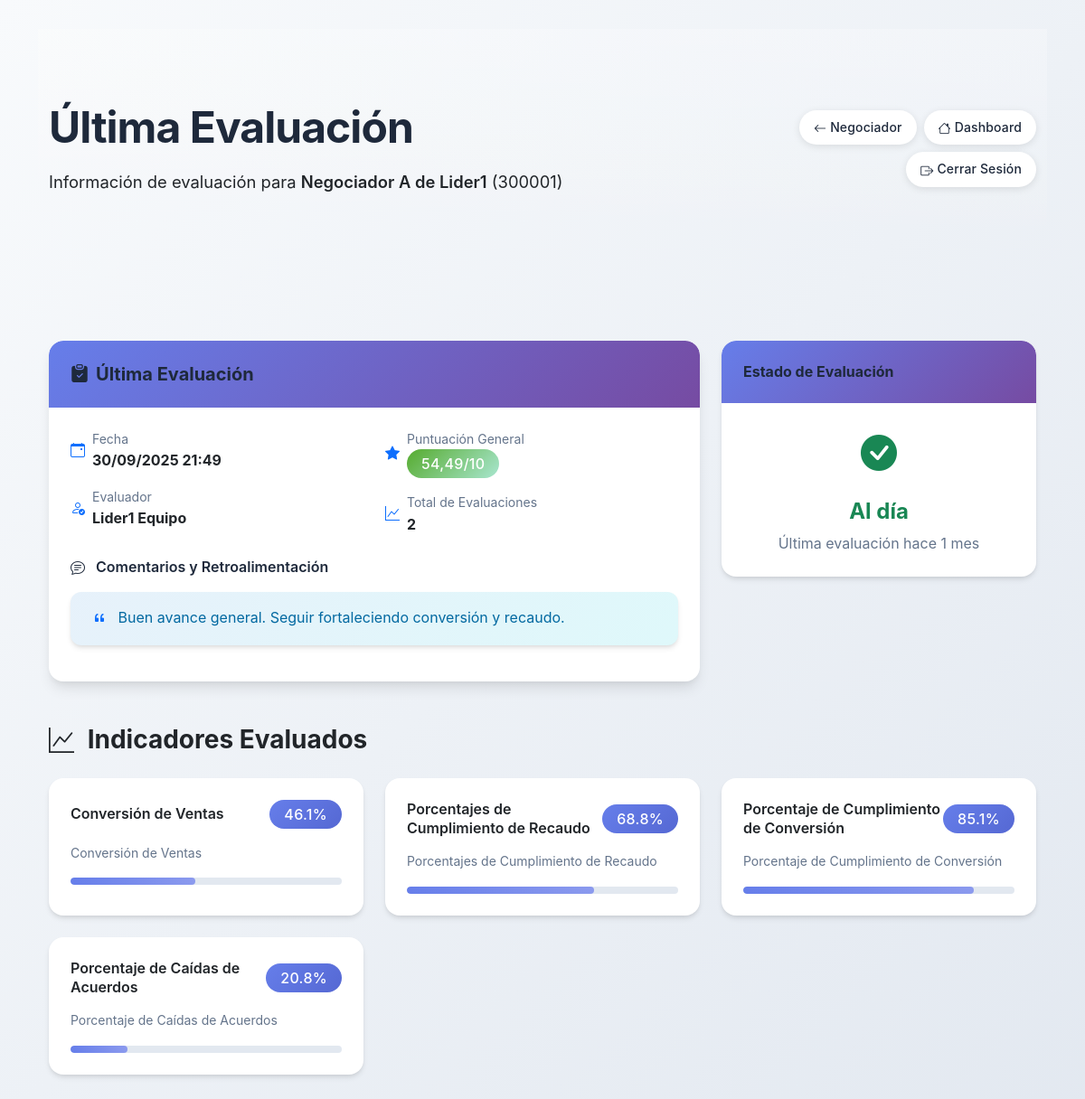
Screenshot of /negotiator/300001/last-evaluation/ (signed in) with the database file from the repository.
### accounts/models.py (models this page shows, shortened)
class Negotiator(models.Model):
    leader = models.ForeignKey(
        User,
        on_delete=models.CASCADE,
        related_name='negotiators',
        limit_choices_to={'role': 'lider'}
    )
    name = models.CharField(max_length=255)
    cedula = models.CharField(max_length=12, unique=True)
    @property
    def get_evaluation_status(self):
        last_evaluation = self.evaluations.order_by('-date').first()
        if not last_evaluation:
            return "Pendiente"
        six_months_ago = timezone.now() - timedelta(days=180)
        if last_evaluation.date < six_months_ago:
            return "Pendiente"
        return "Al día"
    def get_last_evaluation(self):
        return self.evaluations.order_by('-date').first()
    def has_evaluations(self):
        return self.evaluations.exists()
    def get_evaluation_count(self):
        return self.evaluations.count()

class Evaluation(models.Model):
    negotiator = models.ForeignKey(Negotiator, on_delete=models.CASCADE, related_name='evaluations')
    evaluator = models.ForeignKey(User, on_delete=models.CASCADE, related_name='evaluations_made')
    date = models.DateTimeField(auto_now_add=True)
    overall_score = models.FloatField(default=0.0)
    feedback = models.TextField(blank=True)

class User(AbstractBaseUser, PermissionsMixin):
    cedula_validator = RegexValidator(
        regex=r'^\d{5,12}$',
        message='La cédula debe tener entre 5 y 12 dígitos numéricos.'
    )
    cedula = models.CharField(
        max_length=12,
        unique=True,
        validators=[cedula_validator],
        primary_key=True,
        help_text='Documento de identidad'
    )
    email = models.EmailField(max_length=255, unique=True)
    first_name = models.CharField(max_length=255, blank=True)
    last_name = models.CharField(max_length=255, blank=True)
    is_active = models.BooleanField(default=True)
    is_staff = models.BooleanField(default=False)
    ROLE_CHOICES = (
        ('lider', 'Líder'),
        ('administrativo', 'Administrativo'),
    )
    role = models.CharField(max_length=20, choices=ROLE_CHOICES, default='administrativo')
    objects = UserManager()
    USERNAME_FIELD = 'email'
    REQUIRED_FIELDS = ['cedula']

class EvaluationKPI(models.Model):
    evaluation = models.ForeignKey(Evaluation, on_delete=models.CASCADE, related_name='kpis')
    kpi = models.ForeignKey(KPI, on_delete=models.CASCADE)
    score = models.FloatField(default=0.0)
    class Meta:
        unique_together = ('evaluation', 'kpi')

class KPI(models.Model):
    KPI_TYPE_CHOICES = [
        ('score', 'Puntuación (0-10)'),
        ('percentage', 'Porcentaje (0-100%)'),
        ('amount', 'Monto (pesos)'),
        ('hours', 'Horas'),
        ('count', 'Cantidad'),
    ]
    name = models.CharField(max_length=255)
    description = models.TextField(blank=True)
    kpi_type = models.CharField(max_length=20, choices=KPI_TYPE_CHOICES, default='score')
    min_value = models.FloatField(default=0.0, help_text='Valor mínimo permitido')
    max_value = models.FloatField(default=10.0, help_text='Valor máximo permitido')
    unit = models.CharField(max_length=20, blank=True, help_text='Unidad de medida (ej: %, $, horas)')
    def get_display_value(self, value):
        if self.kpi_type == 'percentage':
            return f"{value:.1f}%"
        elif self.kpi_type == 'amount':
            return f"${value:,.0f}"
        elif self.kpi_type == 'hours':
            return f"{value:.1f} horas"
        elif self.kpi_type == 'count':
            return f"{value:.0f}"
        else:  # score
            return f"{value:.1f}/10"

### accounts/views.py (the view)
# urls.py: path('negotiator/<str:cedula>/last-evaluation/', views.last_evaluation_view, name='last_evaluation'),
@login_required
def last_evaluation_view(request, cedula):
    if request.user.role != 'lider':
        return redirect('profile')
    negotiator = get_object_or_404(Negotiator, cedula=cedula, leader=request.user)
    last_evaluation = negotiator.get_last_evaluation()
    evaluation_kpis = last_evaluation.kpis.all() if last_evaluation else []
    context = {
        'negotiator': negotiator,
        'last_evaluation': last_evaluation,
        'has_evaluations': negotiator.has_evaluations(),
        'evaluation_count': negotiator.get_evaluation_count(),
        'evaluation_kpis': evaluation_kpis
    }
    return render(request, 'accounts/last_evaluation.html', context)

### accounts/templatetags/kpi_tags.py (called while the page is built)
@register.filter
def kpi_display(kpi, value):
    return kpi.get_display_value(value)

### templates/accounts/last_evaluation.html (shortened to what this page needs)
{% extends 'base.html' %}
{% load kpi_tags %}
{% block content %}
<div class="bg-gradient text-white py-5" style="background: linear-gradient(135deg, #667eea 0%, #764ba2 100%);">
    <div class="container">
        <div class="row align-items-center">
            <div class="col-lg-8">
                <h1 class="display-5 fw-bold mb-3">Última Evaluación</h1>
                <p class="lead text-dark mb-0">Información de evaluación para <span class="fw-semibold">{{ negotiator.name }}</span> ({{ negotiator.cedula }})</p>
            </div>
            <div class="col-lg-4 text-lg-end mt-3 mt-lg-0">
                <div class="d-flex flex-wrap gap-2 justify-content-lg-end">
                    <a href="{% url 'negotiator_detail' cedula=negotiator.cedula %}" class="btn btn-light btn-sm rounded-pill px-3">
                        <i class="bi bi-arrow-left me-1"></i>Negociador
                    </a>
                    <a href="{% url 'lider_dashboard' %}" class="btn btn-light btn-sm rounded-pill px-3">
                        <i class="bi bi-house me-1"></i>Dashboard
                    </a>
                    <a href="/accounts/logout" class="btn btn-light btn-sm rounded-pill px-3">
                        <i class="bi bi-box-arrow-right me-1"></i>Cerrar Sesión
                    </a>
                </div>
            </div>
        </div>
    </div>
</div>
<div class="container my-5">
    {% if has_evaluations %}
        <div class="row mb-5">
            <div class="col-lg-8">
                <div class="card border-0 shadow-lg">
                    <div class="card-header bg-primary text-white border-0">
                        <h5 class="mb-0 d-flex align-items-center">
                            <i class="bi bi-clipboard-check-fill me-2"></i>
                            Última Evaluación
                        </h5>
                    </div>
                    <div class="card-body p-4">
                        <div class="row g-4">
                            <div class="col-md-6">
                                <div class="d-flex align-items-center mb-3">
                                    <i class="bi bi-calendar-event text-primary me-2"></i>
                                    <div>
                                        <small class="text-muted d-block">Fecha</small>
                                        <strong>{{ last_evaluation.date|date:"d/m/Y H:i" }}</strong>
                                    </div>
                                </div>
                                <div class="d-flex align-items-center">
                                    <i class="bi bi-person-check text-primary me-2"></i>
                                    <div>
                                        <small class="text-muted d-block">Evaluador</small>
                                        <strong>{{ last_evaluation.evaluator.first_name }} {{ last_evaluation.evaluator.last_name }}</strong>
                                    </div>
                                </div>
                            </div>
                            <div class="col-md-6">
                                <div class="d-flex align-items-center mb-3">
                                    <i class="bi bi-star-fill text-primary me-2"></i>
                                    <div>
                                        <small class="text-muted d-block">Puntuación General</small>
                                        <span class="badge bg-success fs-6 px-3 py-2">{{ last_evaluation.overall_score }}/10</span>
                                    </div>
                                </div>
                                <div class="d-flex align-items-center">
                                    <i class="bi bi-graph-up text-primary me-2"></i>
                                    <div>
                                        <small class="text-muted d-block">Total de Evaluaciones</small>
                                        <strong>{{ evaluation_count }}</strong>
                                    </div>
                                </div>
                            </div>
                        </div>
                        {% if last_evaluation.feedback %}
                            <div class="mt-4">
                                <h6 class="fw-semibold mb-3">
                                    <i class="bi bi-chat-text me-2"></i>
                                    Comentarios y Retroalimentación
                                </h6>
                                <div class="alert alert-info border-0 bg-light">
                                    <i class="bi bi-quote text-primary me-2"></i>
                                    {{ last_evaluation.feedback }}
                                </div>
                            </div>
                        {% endif %}
                    </div>
                </div>
            </div>
            <div class="col-lg-4">
                <div class="card border-0 shadow-sm">
                    <div class="card-header bg-info text-white border-0">
                        <h6 class="mb-0">Estado de Evaluación</h6>
                    </div>
                    <div class="card-body p-4 text-center">
                        <div class="mb-3">
                            <i class="bi bi-{% if negotiator.get_evaluation_status == 'Al día' %}check-circle-fill text-success{% else %}exclamation-triangle-fill text-warning{% endif %}" style="font-size: 2.5rem;"></i>
                        </div>
                        <h4 class="{% if negotiator.get_evaluation_status == 'Al día' %}text-success{% else %}text-warning{% endif %} fw-bold mb-2">
                            {{ negotiator.get_evaluation_status }}
                        </h4>
                        <p class="text-muted mb-0">Última evaluación hace {{ last_evaluation.date|timesince }}</p>
                    </div>
                </div>
            </div>
        </div>
        {% if evaluation_kpis %}
            <div class="mb-4">
                <h2 class="h3 mb-4 text-dark fw-bold">
                    <i class="bi bi-graph-up me-2"></i>
                    Indicadores Evaluados
                </h2>
            </div>
            <div class="row g-4">
                {% for eval_kpi in evaluation_kpis %}
                    <div class="col-lg-4 col-md-6">
                        <div class="card border-0 shadow-sm h-100">
                            <div class="card-body p-4">
                                <div class="d-flex align-items-center justify-content-between mb-3">
                                    <h6 class="card-title fw-semibold mb-0">{{ eval_kpi.kpi.name }}</h6>
                                    <span class="badge bg-primary fs-6 px-3 py-2">{{ eval_kpi.kpi|kpi_display:eval_kpi.score }}</span>
                                </div>
                                <p class="card-text text-muted small mb-3">{{ eval_kpi.kpi.description }}</p>
                                <div class="progress" style="height: 8px;">
                                    <div class="progress-bar bg-primary" role="progressbar"
                                         style="width: {% widthratio eval_kpi.score eval_kpi.kpi.max_value 100 %}%"
                                         aria-valuenow="{{ eval_kpi.score }}"
                                         aria-valuemin="{{ eval_kpi.kpi.min_value }}"
                                         aria-valuemax="{{ eval_kpi.kpi.max_value }}">
                                    </div>
                                </div>
                            </div>
                        </div>
                    </div>
                {% endfor %}
            </div>
        {% endif %}
    {% endif %}
</div>
{% endblock %}

### templates/base.html (style rules this page uses)
:root { --primary-color: #667eea; --primary-dark: #5568d3; --primary-light: #8b9aee; --secondary-color: #764ba2; --success-color: #56ab2f; --success-light: #a8e6cf; --warning-color: #ffa726; --warning-dark: #ff7043; --danger-color: #ff6b6b; --danger-dark: #ee5a24; --info-color: #4facfe; --info-light: #00f2fe; --light-bg: #f8fafc; --card-bg: #ffffff; --text-dark: #1e293b; --text-muted: #64748b; --border-color: #e2e8f0; --card-shadow: 0 4px 6px -1px rgba(0, 0, 0, 0.1), 0 2px 4px -1px rgba(0, 0, 0, 0.06); --card-shadow-hover: 0 20px 25px -5px rgba(0, 0, 0, 0.1), 0 10px 10px -5px rgba(0, 0, 0, 0.04); --card-shadow-lg: 0 10px 15px -3px rgba(0, 0, 0, 0.1), 0 4px 6px -2px rgba(0, 0, 0, 0.05); }
* { box-sizing: border-box; }
body { background: linear-gradient(135deg, #f8fafc 0%, #e2e8f0 100%); font-family: 'Inter', 'Segoe UI', Tahoma, Geneva, Verdana, sans-serif; min-height: 100vh; color: var(--text-dark); line-height: 1.6; }
.container { padding-top: 2rem; padding-bottom: 2rem; }
.card { border: none; border-radius: 16px; box-shadow: var(--card-shadow); transition: all 0.3s cubic-bezier(0.4, 0, 0.2, 1); background: var(--card-bg); overflow: hidden; }
.card-header { background: linear-gradient(135deg, var(--primary-color) 0%, var(--secondary-color) 100%); color: white; border-radius: 16px 16px 0 0 !important; padding: 1.5rem; border: none; font-weight: 600; }
.shadow-sm { box-shadow: var(--card-shadow) !important; }
.shadow-lg { box-shadow: var(--card-shadow-lg) !important; }
.btn { border-radius: 12px; padding: 0.75rem 1.5rem; font-weight: 500; transition: all 0.3s cubic-bezier(0.4, 0, 0.2, 1); border: none; font-size: 0.95rem; letter-spacing: 0.01em; }
.btn-light { background: white; color: var(--text-dark); box-shadow: 0 2px 8px rgba(0, 0, 0, 0.1); }
.btn-sm { padding: 0.5rem 1rem; font-size: 0.875rem; }
.rounded-pill { border-radius: 50px !important; }
.badge { padding: 0.5rem 1rem; border-radius: 20px; font-weight: 500; font-size: 0.85rem; letter-spacing: 0.02em; }
.badge.bg-success { background: linear-gradient(135deg, var(--success-color) 0%, var(--success-light) 100%) !important; }
.badge.bg-primary { background: linear-gradient(135deg, var(--primary-color) 0%, var(--primary-dark) 100%) !important; }
.alert { border: none; border-radius: 12px; padding: 1rem 1.5rem; box-shadow: var(--card-shadow); border-left: 4px solid; }
.alert-info { background: linear-gradient(135deg, rgba(79, 172, 254, 0.1) 0%, rgba(0, 242, 254, 0.1) 100%); border-left-color: var(--info-color); color: #0369a1; }
.progress { height: 10px; border-radius: 10px; background-color: var(--border-color); overflow: hidden; }
.progress-bar { border-radius: 10px; background: linear-gradient(90deg, var(--primary-color) 0%, var(--primary-light) 100%); transition: width 0.6s ease; }
h1, h2, h3, h4, h5, h6 { color: var(--text-dark); font-weight: 700; line-height: 1.3; margin-bottom: 1rem; }
.display-3, .display-4, .display-5 { font-weight: 800; letter-spacing: -0.02em; }
.lead { font-size: 1.15rem; font-weight: 400; line-height: 1.7; }
.text-muted { color: var(--text-muted) !important; }
.bg-gradient { position: relative; overflow: hidden; }
.bg-gradient::before { content: ''; position: absolute; top: 0; left: 0; right: 0; bottom: 0; background: inherit; opacity: 0.9; }
.bg-gradient > * { position: relative; z-index: 1; }
.bi { vertical-align: middle; }
.card, .alert, .dashboard-stat { animation: fadeIn 0.5s ease-out; }

### rows the page displays
Negotiator: name "Negociador A de Lider1", cedula "300001", get_evaluation_status "Al día"
Evaluation: date "30/09/2025 21:49", evaluator.first_name "Lider1", evaluator.last_name "Equipo", overall_score "54,49", feedback "Buen avance general. Seguir fortaleciendo conversión y recaudo.", date "1 mes"
EvaluationKPI: kpi.name "Conversión de Ventas", kpi|kpi_display "46.1%", kpi.description "Conversión de Ventas"
EvaluationKPI: kpi.name "Porcentajes de Cumplimiento de Recaudo", kpi|kpi_display "68.8%", kpi.description "Porcentajes de Cumplimiento de Recaudo"
EvaluationKPI: kpi.name "Porcentaje de Cumplimiento de Conversión", kpi|kpi_display "85.1%", kpi.description "Porcentaje de Cumplimiento de Conversión"
EvaluationKPI: kpi.name "Porcentaje de Caídas de Acuerdos", kpi|kpi_display "20.8%", kpi.description "Porcentaje de Caídas de Acuerdos"

### other values shown
{{ evaluation_count }} "2"
